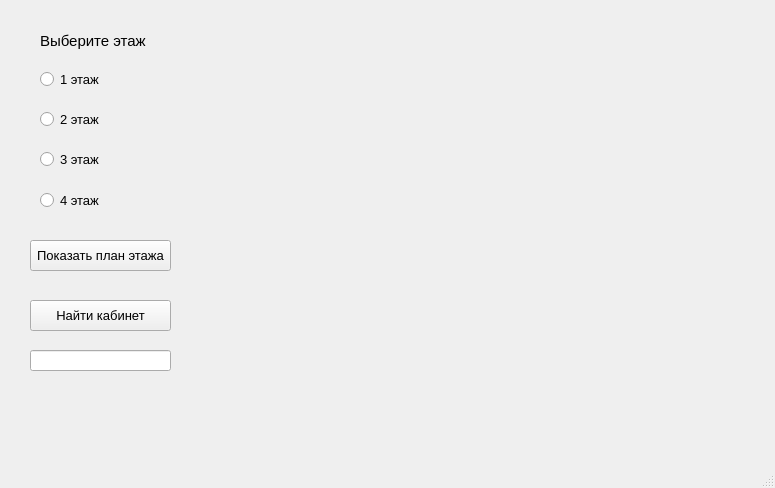
<?xml version="1.0" encoding="UTF-8"?>
<ui version="4.0">
 <class>MWindow</class>
 <widget class="QMainWindow" name="MWindow">
  <property name="geometry">
   <rect>
    <x>0</x>
    <y>0</y>
    <width>775</width>
    <height>488</height>
   </rect>
  </property>
  <property name="windowTitle">
   <string>Навигация</string>
  </property>
  <widget class="QWidget" name="centralwidget">
   <widget class="QRadioButton" name="floor1">
    <property name="geometry">
     <rect>
      <x>40</x>
      <y>70</y>
      <width>83</width>
      <height>18</height>
     </rect>
    </property>
    <property name="font">
     <font>
      <pointsize>10</pointsize>
     </font>
    </property>
    <property name="text">
     <string>1 этаж</string>
    </property>
    <attribute name="buttonGroup">
     <string notr="true">floors</string>
    </attribute>
   </widget>
   <widget class="QRadioButton" name="floor2">
    <property name="geometry">
     <rect>
      <x>40</x>
      <y>110</y>
      <width>83</width>
      <height>18</height>
     </rect>
    </property>
    <property name="font">
     <font>
      <pointsize>10</pointsize>
     </font>
    </property>
    <property name="text">
     <string>2 этаж</string>
    </property>
    <attribute name="buttonGroup">
     <string notr="true">floors</string>
    </attribute>
   </widget>
   <widget class="QRadioButton" name="floor3">
    <property name="geometry">
     <rect>
      <x>40</x>
      <y>150</y>
      <width>83</width>
      <height>18</height>
     </rect>
    </property>
    <property name="font">
     <font>
      <pointsize>10</pointsize>
     </font>
    </property>
    <property name="text">
     <string>3 этаж</string>
    </property>
    <attribute name="buttonGroup">
     <string notr="true">floors</string>
    </attribute>
   </widget>
   <widget class="QRadioButton" name="floor4">
    <property name="geometry">
     <rect>
      <x>40</x>
      <y>190</y>
      <width>101</width>
      <height>21</height>
     </rect>
    </property>
    <property name="font">
     <font>
      <pointsize>10</pointsize>
     </font>
    </property>
    <property name="text">
     <string>4 этаж </string>
    </property>
    <attribute name="buttonGroup">
     <string notr="true">floors</string>
    </attribute>
   </widget>
   <widget class="QLabel" name="label">
    <property name="geometry">
     <rect>
      <x>40</x>
      <y>30</y>
      <width>131</width>
      <height>21</height>
     </rect>
    </property>
    <property name="font">
     <font>
      <pointsize>11</pointsize>
     </font>
    </property>
    <property name="text">
     <string>Выберите этаж</string>
    </property>
   </widget>
   <widget class="QPushButton" name="showPicture">
    <property name="geometry">
     <rect>
      <x>30</x>
      <y>240</y>
      <width>141</width>
      <height>31</height>
     </rect>
    </property>
    <property name="font">
     <font>
      <pointsize>10</pointsize>
     </font>
    </property>
    <property name="text">
     <string>Показать план этажа</string>
    </property>
   </widget>
   <widget class="QLabel" name="for_picture">
    <property name="geometry">
     <rect>
      <x>240</x>
      <y>20</y>
      <width>511</width>
      <height>401</height>
     </rect>
    </property>
    <property name="text">
     <string/>
    </property>
   </widget>
   <widget class="QPushButton" name="findClass">
    <property name="geometry">
     <rect>
      <x>30</x>
      <y>300</y>
      <width>141</width>
      <height>31</height>
     </rect>
    </property>
    <property name="font">
     <font>
      <pointsize>10</pointsize>
     </font>
    </property>
    <property name="text">
     <string>Найти кабинет</string>
    </property>
   </widget>
   <widget class="QLineEdit" name="ClassNumber">
    <property name="geometry">
     <rect>
      <x>30</x>
      <y>350</y>
      <width>141</width>
      <height>21</height>
     </rect>
    </property>
   </widget>
  </widget>
  <widget class="QMenuBar" name="menubar">
   <property name="geometry">
    <rect>
     <x>0</x>
     <y>0</y>
     <width>775</width>
     <height>22</height>
    </rect>
   </property>
  </widget>
  <widget class="QStatusBar" name="statusbar"/>
 </widget>
 <resources/>
 <connections/>
 <buttongroups>
  <buttongroup name="floors"/>
 </buttongroups>
</ui>
